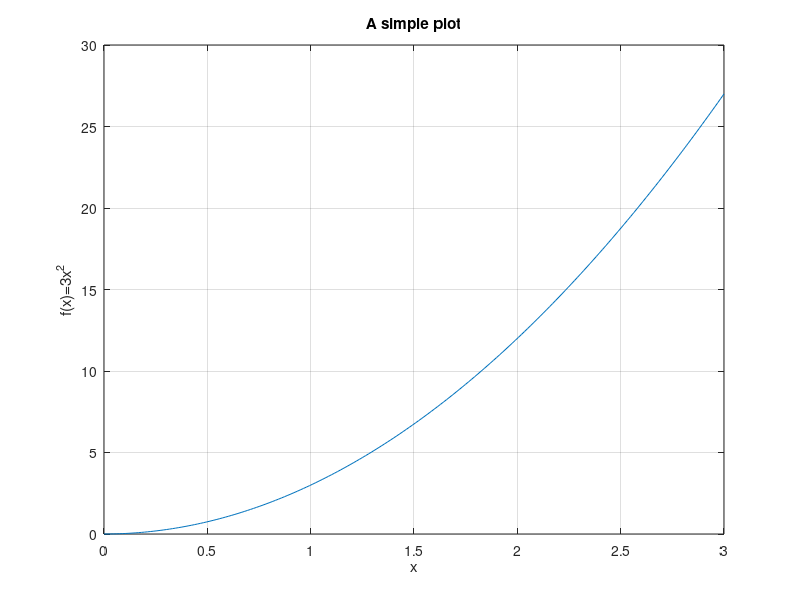

MATLAB code to generate this figure:
xmin = 0;
xmax = 3;
Nx = 200;

x = linspace(xmin, xmax, Nx);
f = 3 * x.^2;

plot(x, f);
xlabel('x');
ylabel('f(x)=3x^2');
title('A simple plot');
grid on